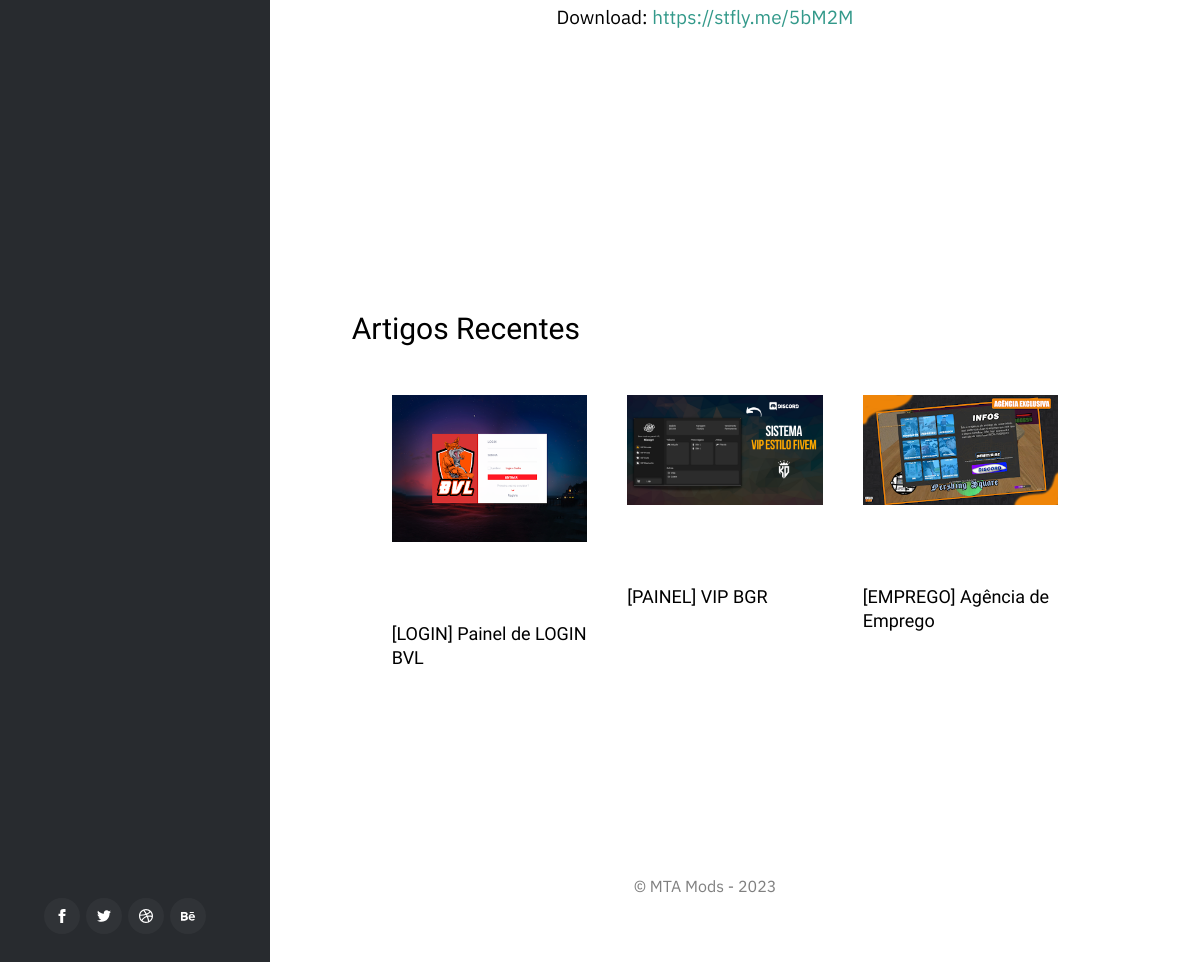
Page /blog/corp-viatura-leve/ (lower part) on the earlier database version.
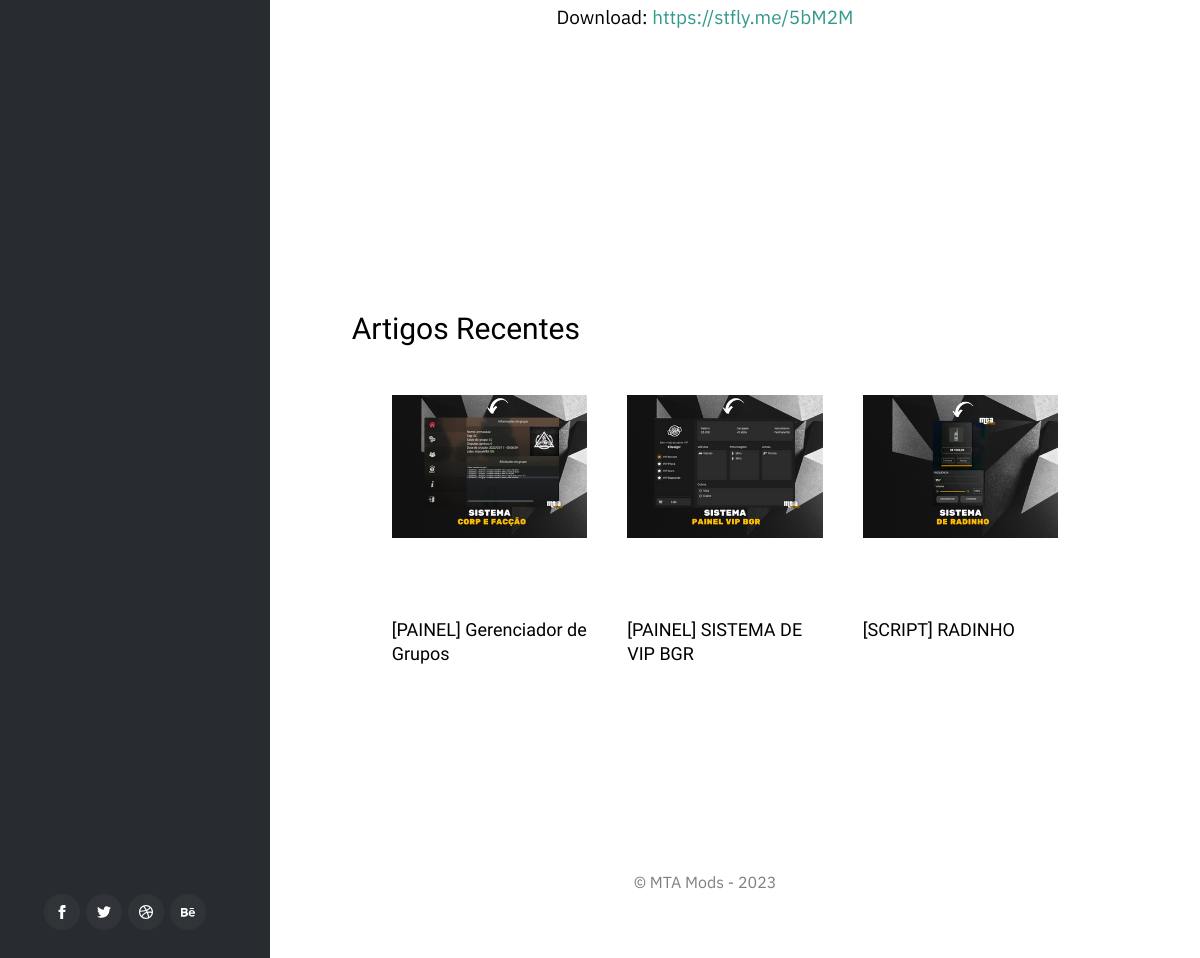
Same page on the later database version.
### blog/models.py (models this page shows, shortened)
class Post(models.Model):
    post_id=models.AutoField(primary_key=True)
    title=models.CharField(max_length=200)
    content= models.TextField()
    url=models.CharField(max_length=100)
    cat=models.ForeignKey(Category,on_delete=models.CASCADE)
    image= models.ImageField(upload_to='post/')

### blog/views.py (the view)
# urls.py: path('blog/<slug:url>/',post),
def post(request,url):
    post=Post.objects.get(url=url)
    pag=Post.objects.all()
    cats=Category.objects.all()
    recente = Post.objects.order_by('-post_id')[:3]
    data={
        'post':post,
        'cats':cats,
        'pag':pag,
        'recente':recente,
    }
    return render(request,'bases/posts.html',data)

### blog/models.py (called while the page is built)
    def __str__(self):
        return self.title

### templates/bases/posts.html (shortened to what this page needs)
{% load static %}
{% block content %}
<!DOCTYPE html>
<html class="no-js" lang="en">
<head>
    <link rel="stylesheet" href="{% static 'css/base.css'%}">
    <link rel="stylesheet" href="{% static 'css/vendor.css'%}">
    <link rel="stylesheet" href="{% static 'css/main.css'%}">
</head>
<body class="ss-bg-white">
    <div id="top" class="s-wrap site-wrapper">
        <header class="s-header header">
                    {% include 'bases/menubar.html'%}
                <ul class="header__social">
                    <li class="ss-facebook">
                        <a href="#">
                        </a>
                    </li>
                    <li class="ss-twitter">
                        <a href="#0">
                        </a>
                    </li>
                    <li class="ss-dribbble">
                        <a href="#0">
                        </a>
                    </li>
                    <li class="ss-behance">
                        <a href="#0">
                        </a>
                    </li>
                </ul>
        </header>
        <div class="s-content content">
            <main class="row content__page">
                <article class="column large-full entry format-standard">
                                <br>
                                <p>
                                    {{post.content |safe}}
                                </p>
                            </div>
                            {% endblock content %}
                            </div>
                                <div class="s-content content">
                                    <main class="row content__page">
                                <article class="column large-full entry format-standard">
                                            <h3 class="h2">Artigos Recentes</h3>
                                {% for recente in recente %}
                                <li class="related__item">
                                    <a href="/blog/{{recente.url}}" class="related__link">
                                        <img src="/media/{{recente.image}}" width="352" height="256" alt="">
                                        <a href=""><h5 class="related__post-title">{{recente.title}}</h5></a>
                                    </a>
                                </li>
                                {% endfor %}
                                </div>
        <footer class="s-footer footer">
            <div class="row">
                <div class="column large-full footer__content">
                    <div class="footer__copyright">
                        <span>© MTA Mods - 2023</span>
                    </div>
                </div>
            </div>
        </footer>
</body>
</html>

Differences in the rows shown:
no longer on this page (row unchanged): Post: image (picture), title "[LOGIN] Painel de LOGIN BVL"
removed Post: image (picture), title "[PAINEL] VIP BGR"
no longer on this page (row unchanged): Post: image (picture), title "[EMPREGO] Agência de Emprego"
added Post: image (picture), title "[PAINEL] Gerenciador de Grupos"
added Post: image (picture), title "[PAINEL] SISTEMA DE VIP BGR"
added Post: image (picture), title "[SCRIPT] RADINHO"
